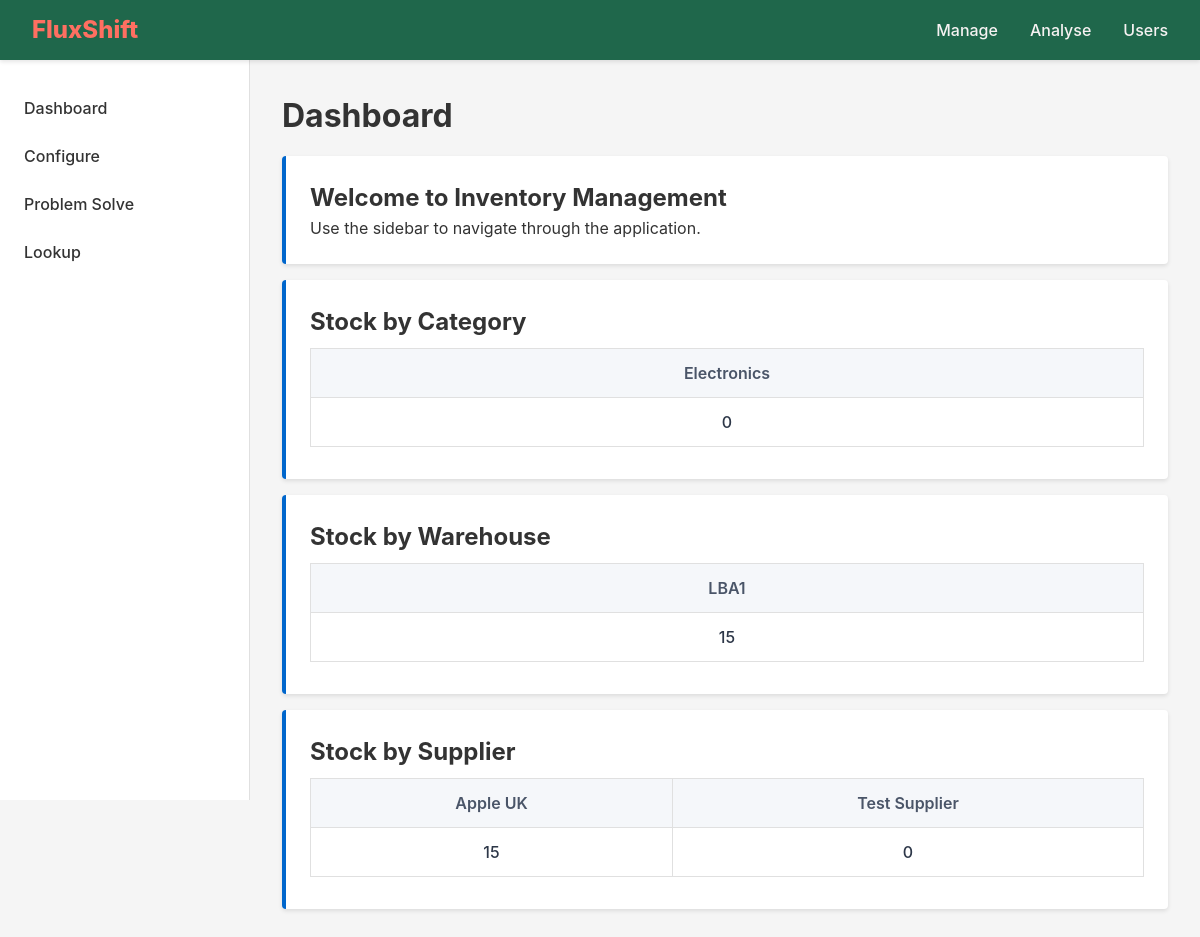
The app's page /, older data.
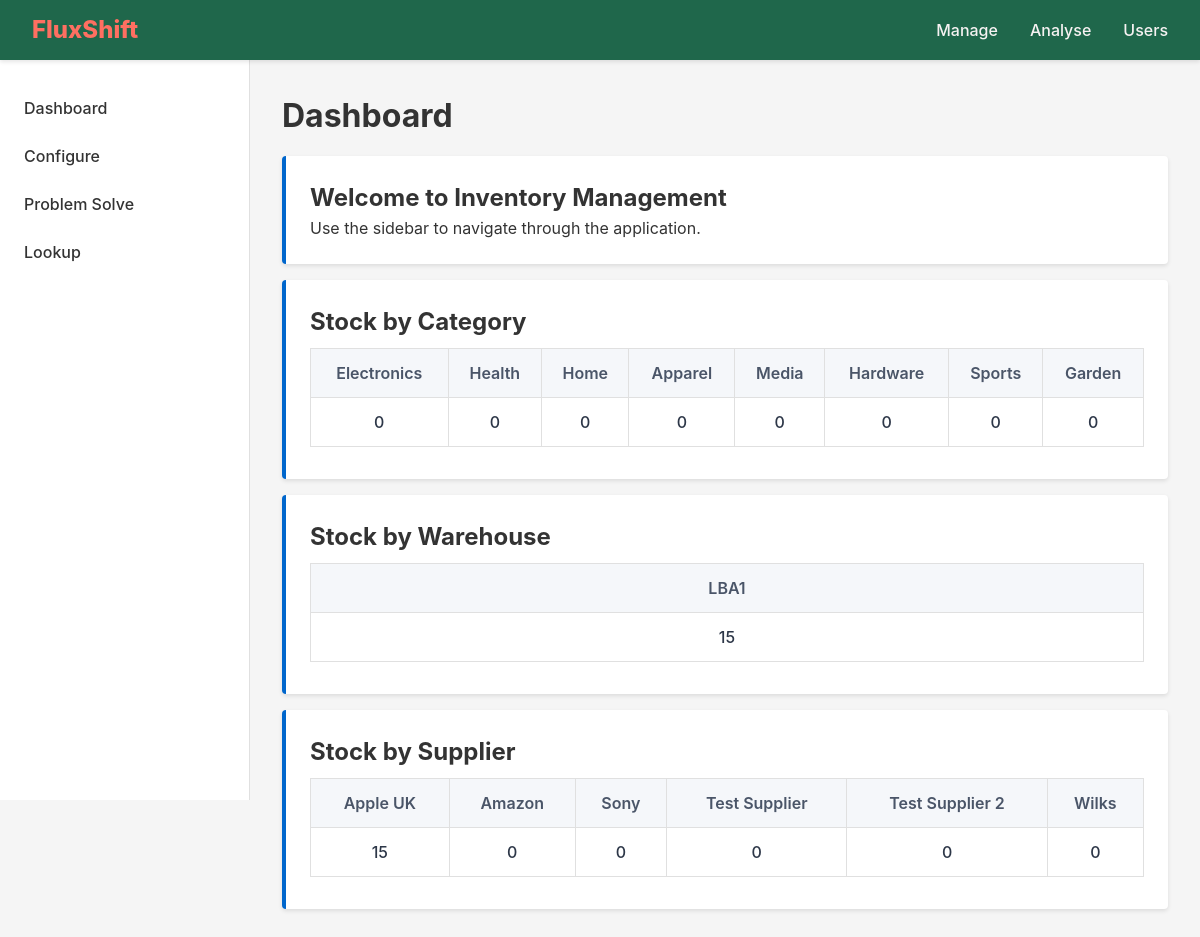
The same page, newer data.
### core/models.py (models this page shows, shortened)
class Category(models.Model):
    category_name = models.CharField(max_length=50, unique=True)
    class Meta:
        verbose_name_plural = "Categories"

class Warehouse(models.Model):
    warehouse_name = models.CharField(max_length=50)
    street_address = models.CharField(max_length=120)
    postcode = models.CharField(max_length=8)
    class Meta:
        verbose_name_plural = "Warehouses"

class Supplier(models.Model):
    supplier_name = models.CharField(max_length=100, unique=True)
    contact_email = models.EmailField(unique=True)
    class Meta:
        verbose_name_plural = "Suppliers"

### core/views.py (the view)
# urls.py: path("", views.DashboardView.as_view(), name="dashboard-page"), # Home page
class DashboardView(View):
    template_name = "core/index.html"
    def get_category_summaries(self):
        return (
            Category.objects
            .annotate(total_quantity=Coalesce(Sum("items__stock_levels__quantity"), 0))
            .order_by("-total_quantity")
        )
    def get_warehouse_summaries(self):
        return (
            Warehouse.objects
            .annotate(total_quantity=Coalesce(Sum("bins__stock_levels__quantity"), 0))
            .order_by("-total_quantity")
        )
    def supplier_summaries(self):
        return (
            Supplier.objects
            .annotate(total_quantity=Coalesce(Sum("items__stock_levels__quantity"), 0))
            .order_by("-total_quantity")
        )
    def get(self, request):
        context = {
            "category_summaries": self.get_category_summaries(),
            "warehouse_summaries": self.get_warehouse_summaries(),
            "supplier_summaries": self.supplier_summaries(),
        }
        return render(request, self.template_name, context)

### core/templates/core/index.html (shortened to what this page needs)
{% extends "base.html" %}
{% load static %}
{% block css_files %}
  <link rel="stylesheet" href="{% static 'core/core.css' %}">
{% endblock %}
{% block content %}
<h1>Dashboard</h1>
<div class="card-admin">
  <h2>Welcome to Inventory Management</h2>
  <p>Use the sidebar to navigate through the application.</p>
</div>
<div class="card-admin">
  <h2>Stock by Category</h2>
  <table class="stock-table">
    <thead>
      <tr>
        {% for c in category_summaries %}
          <th>{{ c.category_name }}</th>
        {% endfor %}
      </tr>
    </thead>
    <tbody>
      <tr>
        {% for c in category_summaries %}
          <td>{{ c.total_quantity }}</td>
        {% endfor %}
      </tr>
    </tbody>
  </table>
</div>
<div class="card-admin">
  <h2>Stock by Warehouse</h2>
  <table class="stock-table">
    <thead>
      <tr>
        {% for w in warehouse_summaries %}
          <th>{{ w.warehouse_name }}</th>
        {% endfor %}
      </tr>
    </thead>
    <tbody>
      <tr>
        {% for w in warehouse_summaries %}
          <td>{{ w.total_quantity }}</td>
        {% endfor %}
      </tr>
    </tbody>
  </table>
</div>
<div class="card-admin">
  <h2>Stock by Supplier</h2>
  <table class="stock-table">
    <thead>
      <tr>
        {% for s in supplier_summaries %}
          <th>{{ s.supplier_name }}</th>
        {% endfor %}
      </tr>
    </thead>
    <tbody>
      <tr>
        {% for s in supplier_summaries %}
          <td>{{ s.total_quantity }}</td>
        {% endfor %}
      </tr>
    </tbody>
  </table>
</div>
{% endblock %}

### templates/base.html (shortened to what this page needs)
{% load static %}
<!DOCTYPE html>
<html lang="en">
<head>
  <link rel="stylesheet" href="{% static 'app.css' %}">
  {% block css_files %}{% endblock %}
</head>
<body>
  <header class="top-nav">
    <div class="logo">{% block page_title %}FluxShift{% endblock %}</div>
    <nav class="main-nav">
      <ul>
        <li><a href="{% url "dashboard-page" %}">Manage</a></li>
        <li><a href="#">Analyse</a></li>
        <li><a href="#">Users</a></li>
      </ul>
    </nav>
  </header>
  <div class="container">
    <aside class="sidebar">
      {% block sidebar %}
      <nav class="side-nav">
        <ul>
          <li><a href="{% url "dashboard-page" %}">Dashboard</a></li>
          <li><a href="{% url "configure-page" %}">Configure</a></li>
          <li><a href="#">Problem Solve</a></li>
          <li><a href="#">Lookup</a></li>
        </ul>
      </nav>
      {% endblock %}
    </aside>
    <main class="content">
      {% block content %}{% endblock %}
    </main>
  </div>
</body>
</html>

### static/app.css (style rules this page uses)
* { margin: 0; padding: 0; box-sizing: border-box; }
body { font-family: -apple-system, BlinkMacSystemFont, "Segoe UI", Roboto, Oxygen-Sans, Ubuntu, Cantarell, "Helvetica Neue", sans-serif; font-size: 16px; line-height: 1.5; color: #333; background-color: #f5f5f5; min-height: 100vh; display: flex; flex-direction: column; }
ul { list-style: none; }
a { text-decoration: none; color: #0066cc; }
.top-nav { background-color: #1f674b; box-shadow: 0 2px 4px rgba(0, 0, 0, 0.1); padding: 0 2rem; position: fixed; width: 100%; top: 0; z-index: 1000; display: flex; justify-content: space-between; align-items: center; height: 60px; }
.logo { font-weight: 800; font-size: 1.5rem; color: #ff6f61; }
.main-nav ul { display: flex; gap: 2rem; }
.main-nav a { color: #f6f2f2; font-weight: 500; padding: 0.5rem 0; display: block; }
.container { display: flex; flex: 1; margin-top: 60px; }
.sidebar { width: 250px; background-color: white; border-right: 1px solid #e0e0e0; height: calc(100vh - 60px); position: fixed; top: 60px; }
.side-nav { padding: 1.5rem 0; }
.side-nav ul li { padding: 0 1.5rem; }
.side-nav a { display: block; padding: 0.75rem 0; color: #333; font-weight: 500; }
.content { flex: 1; padding: 2rem; margin-left: 250px; }
.card-admin { border-left: 4px solid #0066cc; background: white; padding: 1.5rem; box-shadow: 0 2px 4px rgba(0, 0, 0, 0.1); border-radius: 4px; margin-top: 1rem; margin-bottom: 1rem; }

### core/static/core/core.css (style rules this page uses)
.stock-table { width: 100%; border-collapse: collapse; font-size: 1rem; margin: 0.5rem 0; }
.stock-table th, .stock-table td { padding: 0.75rem; text-align: center; border: 1px solid #e0e0e0; }
.stock-table thead { background-color: #f5f7fa; }
.stock-table th { font-weight: 600; color: #4a5568; }
.stock-table td { font-weight: 500; color: #2d3748; }

Row changes from the older to the newer data that the page shows:
added Category: category_name "Health", total_quantity "0"
added Category: category_name "Home", total_quantity "0"
added Category: category_name "Apparel", total_quantity "0"
added Category: category_name "Media", total_quantity "0"
added Category: category_name "Hardware", total_quantity "0"
added Category: category_name "Sports", total_quantity "0"
added Category: category_name "Garden", total_quantity "0"
added Supplier: supplier_name "Amazon", total_quantity "0"
added Supplier: supplier_name "Sony", total_quantity "0"
added Supplier: supplier_name "Test Supplier 2", total_quantity "0"
added Supplier: supplier_name "Wilks", total_quantity "0"
